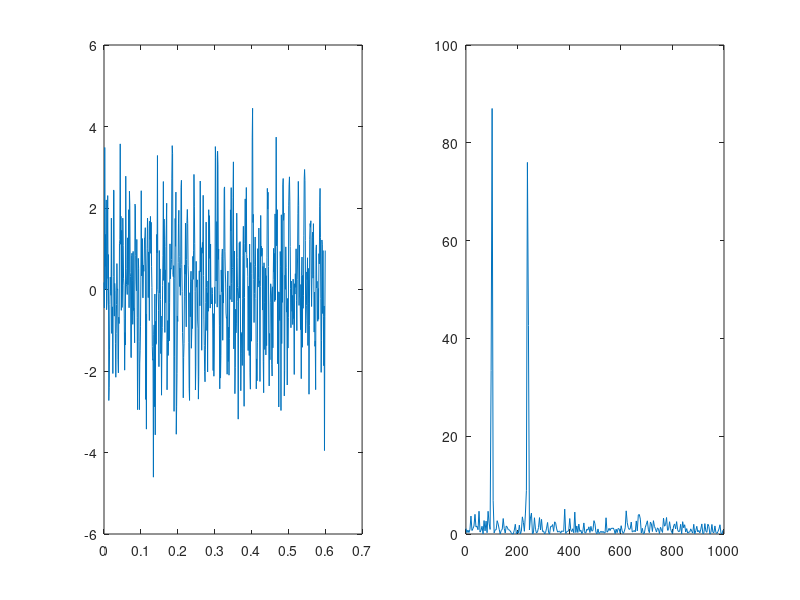

Reproduce this figure in MATLAB.
clc;
t=0:0.001:0.6;%设置步进与时间区间
x=sin(2*pi*50*t)+sin(2*pi*120*t);%根据已知写出信号的表达式
noise=randn(1,length(t));%生成均值为零、方差为1的随机信号，也就是噪声
y=x+noise;%带有噪声的信号
subplot(121);
plot(t,y);

fs=1000;
Y=fft(y,512);%512点的FFT
P=Y.*conj(Y)/512;%求功率
f=(0:255)*fs/256%由上面的分析可知，频谱关于奈奎斯特频率对称，所以取其中一半
subplot(122);
plot(f,P(1:256))%功率随频率的变化，即功率谱图,绘制出一半
